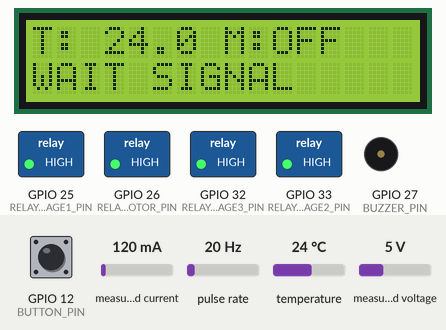
Simulated run of this sketch. Board: ESP32. On the bench: 16×2 character LCD, switched loads named in the sketch (green lamp = pin HIGH), buzzer (waves = sounding, pin HIGH). Wiring (inferred from the names in the program): pulse sensor: data GPIO 4. Inputs (shaded band) come from the test bench; at power-on: GPIO 12 (BUTTON_PIN) HIGH, measured current 120 mA, pulse rate 20 Hz, measured voltage 5 V, temperature 24 °C. WiFi joins after 1.5 s; servers stay silent unless stated; uploads are accepted with an empty reply; random numbers use the default seed unless the sketch sets one; the modem accepts every AT command (registered, SIM ready, sends succeed) and sends nothing else; what the sketch prints to the serial monitor is not drawn.

Above: at 7.9 s.
8.0 s: GPIO 12 (BUTTON_PIN) pulled LOW for 0.15 s
At 10.5 s:
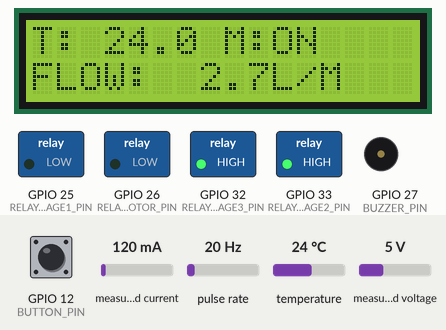
10.8 s: measured current set to 40 mA
At 12.1 s:
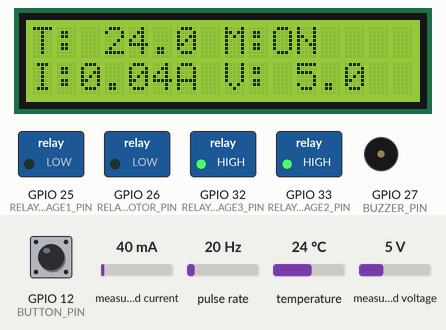
12.8 s: GPIO 12 (BUTTON_PIN) pulled LOW for 1 s
At 13.2 s:
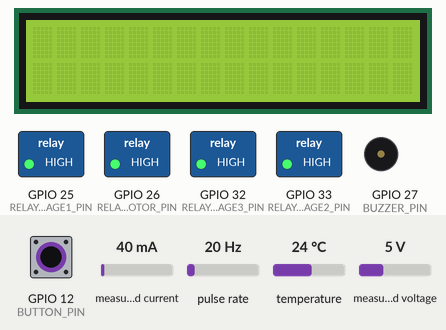
15.3 s: pulse rate (sensor on GPIO 4) set to 4 Hz
At 17.9 s:
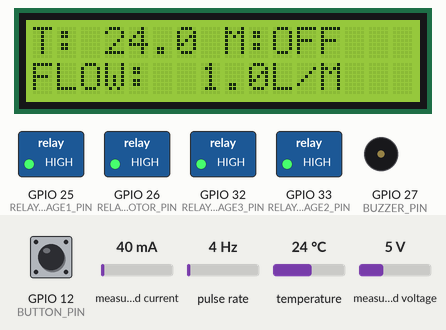
20.8 s: measured voltage set to 0.3 V
At 22.2 s:
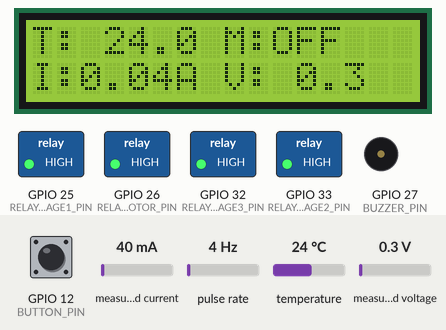
22.8 s: temperature set to 12 °C
At 23.7 s:
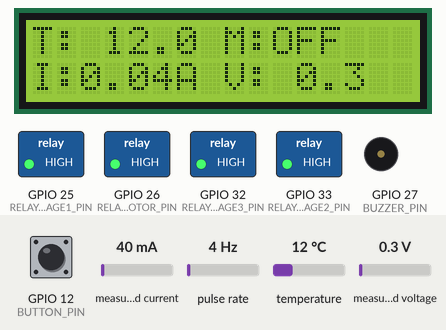
Timing chart, 0 to 25.8 s (numbered marks = the images above; inputs shaded):
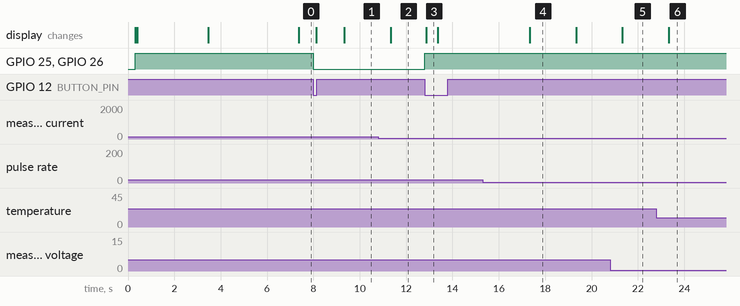

The sketch:

ESP32CODE.ino
```cpp
#include <WiFi.h>
#include <HTTPClient.h>
#include <Wire.h>
#include <LiquidCrystal_I2C.h>
#include <OneWire.h>
#include <DallasTemperature.h>
#include <Adafruit_INA219.h>
#include <ctype.h>
#include <string.h>

// -------------------- USER CONFIG --------------------
const char* WIFI_SSID = "bm";
const char* WIFI_PASSWORD = "12345678";
const char* SERVER_BASE = "http://10.250.233.174:5000";

#define FLOW_SENSOR_PIN 4
#define BUTTON_PIN 12
#define DS18B20_PIN 5

// GSM wiring (ESP32 <-> GSM module):
// ESP32 TX (GSM_TX_PIN) -> GSM RX
// ESP32 RX (GSM_RX_PIN) -> GSM TX
// GND must be common between ESP32 and GSM module
#define GSM_RX_PIN 16
#define GSM_TX_PIN 17
const uint32_t GSM_BAUD = 9600;

// Relay channels: motor, normal stage, low-water alert, dry-run alert
#define RELAY_MOTOR_PIN 26
#define RELAY_STAGE1_PIN 25
#define RELAY_STAGE2_PIN 33
#define RELAY_STAGE3_PIN 32

#define BUZZER_PIN 27

// Most 4-channel relay boards are active LOW. Set true only if your board is active HIGH.
const bool RELAY_ACTIVE_HIGH = false;
const bool BUZZER_ACTIVE_HIGH = true;
const float PULSES_PER_LITER = 450.0f;
const unsigned long SEND_INTERVAL_MS = 2000;
const unsigned long DISPLAY_REFRESH_MS = 350;
const unsigned long BUTTON_DEBOUNCE_MS = 250;
const unsigned long MOTOR_START_GRACE_MS = 30000;
const char* DRY_STAGE_URL = "http://10.250.233.181:8081/bm";

const float LOW_FLOW_ALERT_MAX_LPM = 5.0f;
const float DRY_FLOW_THRESHOLD_LPM = 1.0f;

const uint8_t LCD_I2C_ADDR = 0x27;
const uint8_t LCD_COLS = 16;
const uint8_t LCD_ROWS = 4;
const uint32_t I2C_CLOCK_HZ = 50000;         // 50 kHz for better noise tolerance on long/noisy wiring
const uint32_t I2C_TIMEOUT_MS = 120;
const unsigned long LCD_RECOVER_INTERVAL_MS = 1000;
const uint16_t HTTP_CONNECT_TIMEOUT_MS = 900;
const uint16_t HTTP_RW_TIMEOUT_MS = 1100;
const uint8_t DS18B20_RESOLUTION_BITS = 11;
const unsigned long TEMP_SENSOR_RECOVER_INTERVAL_MS = 5000;
// -----------------------------------------------------

volatile uint32_t pulseCount = 0;
uint32_t lastPulseSnapshot = 0;

float totalLiters = 0.0f;
float flowRate = 0.0f;
float waterTemperatureC = 0.0f;
float motorCurrentA = 0.0f;
float motorVoltageV = 0.0f;

unsigned long lastSendMs = 0;
unsigned long lastDisplayMs = 0;
unsigned long lastButtonMs = 0;
unsigned long motorStartMs = 0;
unsigned long lastWiFiRetryMs = 0;

bool motorEnabled = false;
bool lastButtonReading = HIGH;
bool lastMotorRequested = false;
bool buttonMotorRequest = false;
bool serverMotorRequest = false;
bool dryRunTrip = false;
bool dryStageNotified = false;
int dryStageResponse = 0;
bool lcdOnline = false;
bool lastMotorRelayOn = false;
unsigned long lastLcdRecoverMs = 0;
unsigned long lastTempRecoverMs = 0;
uint8_t tempReadFailCount = 0;
bool ds18b20Detected = false;

char stageLabel[24] = "SYSTEM READY";

LiquidCrystal_I2C lcd(LCD_I2C_ADDR, LCD_COLS, LCD_ROWS);
HardwareSerial GSMSerial(1);
OneWire oneWire(DS18B20_PIN);
DallasTemperature ds18b20(&oneWire);
Adafruit_INA219 ina219;
bool ina219Ready = false;

char lastLcdRow0[17] = "";
char lastLcdRow1[17] = "";
char lastLcdRow2[17] = "";
char lastLcdRow3[17] = "";

void setStageLabel(const char* text) {
  strncpy(stageLabel, text, sizeof(stageLabel) - 1);
  stageLabel[sizeof(stageLabel) - 1] = '\0';
}

void invalidateLcdCache() {
  lastLcdRow0[0] = '\0';
  lastLcdRow1[0] = '\0';
  lastLcdRow2[0] = '\0';
  lastLcdRow3[0] = '\0';
}

bool isI2CDevicePresent(uint8_t addr) {
  Wire.beginTransmission(addr);
  return Wire.endTransmission(true) == 0;
}

bool recoverLcd(bool showBootText = false) {
  lastLcdRecoverMs = millis();

  // Re-initialize I2C bus before LCD re-init in case motor noise disturbed the bus state.
  Wire.begin();
  Wire.setClock(I2C_CLOCK_HZ);
  Wire.setTimeOut(I2C_TIMEOUT_MS);

  if (!isI2CDevicePresent(LCD_I2C_ADDR)) {
    lcdOnline = false;
    return false;
  }

  lcd.init();
  lcd.backlight();
  lcd.clear();
  invalidateLcdCache();
  lcdOnline = true;

  if (showBootText) {
    lcd.setCursor(0, 0);
    lcd.print("AquaMind");
    lcd.setCursor(0, 1);
    lcd.print(" System Ready");
    delay(3000);
  }

  return true;
}

void serviceLcdHealth() {
  if (lcdOnline && isI2CDevicePresent(LCD_I2C_ADDR)) {
    return;
  }

  unsigned long now = millis();
  if (now - lastLcdRecoverMs >= LCD_RECOVER_INTERVAL_MS) {
    recoverLcd(false);
  }
}

void serviceDisplayTask();

bool checkGSMModule(uint32_t timeoutMs = 1500) {
  while (GSMSerial.available()) GSMSerial.read();
  GSMSerial.print("AT\r\n");

  char resp[64] = {0};
  size_t idx = 0;
  unsigned long start = millis();
  while (millis() - start < timeoutMs) {
    while (GSMSerial.available()) {
      char ch = (char)GSMSerial.read();
      if (idx < sizeof(resp) - 1) {
        resp[idx++] = ch;
        resp[idx] = '\0';
      }
      if (strstr(resp, "OK") != nullptr) {
        return true;
      }
    }
    delay(10);
  }
  return false;
}

bool getJsonStringField(const char* json, const char* key, char* out, size_t outSize) {
  if (!json || !key || !out || outSize == 0) return false;
  out[0] = '\0';

  char pattern[32];
  snprintf(pattern, sizeof(pattern), "\"%s\"", key);

  const char* keyPos = strstr(json, pattern);
  if (!keyPos) return false;

  const char* colon = strchr(keyPos + strlen(pattern), ':');
  if (!colon) return false;

  const char* p = colon + 1;
  while (*p == ' ' || *p == '\t' || *p == '\r' || *p == '\n') {
    p++;
  }

  if (*p == '"') {
    p++;
    const char* endQuote = strchr(p, '"');
    if (!endQuote) return false;
    size_t len = (size_t)(endQuote - p);
    if (len >= outSize) len = outSize - 1;
    memcpy(out, p, len);
    out[len] = '\0';
    return true;
  }

  const char* end = p;
  while (*end && *end != ',' && *end != '}' && *end != '\r' && *end != '\n') {
    end++;
  }

  while (end > p && (*(end - 1) == ' ' || *(end - 1) == '\t')) {
    end--;
  }

  size_t len = (size_t)(end - p);
  if (len >= outSize) len = outSize - 1;
  memcpy(out, p, len);
  out[len] = '\0';
  return len > 0;
}

// -------------------- INTERRUPT (NOISE FILTERED) --------------------
void IRAM_ATTR onFlowPulse() {
  static uint32_t lastMicros = 0;
  uint32_t now = micros();

  if (now - lastMicros > 2000) {  // ignore noise
    pulseCount++;
    lastMicros = now;
  }
}

void setRelayPin(uint8_t pin, bool on) {
  if (RELAY_ACTIVE_HIGH)
    digitalWrite(pin, on ? HIGH : LOW);
  else
    digitalWrite(pin, on ? LOW : HIGH);
}

void setBuzzer(bool on) {
  if (BUZZER_ACTIVE_HIGH)
    digitalWrite(BUZZER_PIN, on ? HIGH : LOW);
  else
    digitalWrite(BUZZER_PIN, on ? LOW : HIGH);
}

void printLcdRowIfChanged(uint8_t row, const char* text, char* cache) {
  if (!lcdOnline) {
    return;
  }

  if (strcmp(cache, text) == 0) {
    return;
  }

  lcd.setCursor(0, row);
  lcd.print(text);

  int len = strlen(text);
  for (int i = len; i < LCD_COLS; i++) {
    lcd.print(' ');
  }

  strncpy(cache, text, LCD_COLS);
  cache[LCD_COLS] = '\0';
}

bool isTemperatureValid(float tempC) {
  if (isnan(tempC)) {
    return false;
  }
  if (tempC == DEVICE_DISCONNECTED_C) {
    return false;
  }
  // 85.0C is a known DS18B20 power-up/default value before a proper conversion.
  if (fabsf(tempC - 85.0f) < 0.01f) {
    return false;
  }
  if (tempC < -55.0f || tempC > 125.0f) {
    return false;
  }
  return true;
}

void initTemperatureSensor(bool verboseLog = true) {
  ds18b20.begin();
  ds18b20Detected = (ds18b20.getDeviceCount() > 0);
  ds18b20.setWaitForConversion(true);
  ds18b20.setCheckForConversion(true);
  ds18b20.setResolution(DS18B20_RESOLUTION_BITS);

  if (!verboseLog) {
    return;
  }

  if (ds18b20Detected) {
    Serial.printf("DS18B20 detected (%u sensor)\n", ds18b20.getDeviceCount());
  } else {
    Serial.println("DS18B20 not detected");
  }
}

float readTemperatureC() {
  if (!ds18b20Detected) {
    return NAN;
  }

  float tempC = NAN;
  for (uint8_t attempt = 0; attempt < 2; attempt++) {
    ds18b20.requestTemperatures();
    tempC = ds18b20.getTempCByIndex(0);
    if (isTemperatureValid(tempC)) {
      return tempC;
    }
    delay(15);
  }

  return tempC;
}

float resolveTemperatureC() {
  float tempC = readTemperatureC();

  if (isTemperatureValid(tempC)) {
    tempReadFailCount = 0;
    return tempC;
  }

  if (tempReadFailCount < 255) {
    tempReadFailCount++;
  }

  if (tempReadFailCount == 1 || (tempReadFailCount % 5) == 0) {
    Serial.printf("Temperature read failed (%u), reporting N/A\n", tempReadFailCount);
  }

  unsigned long now = millis();
  if (now - lastTempRecoverMs >= TEMP_SENSOR_RECOVER_INTERVAL_MS) {
    lastTempRecoverMs = now;
    Serial.println("Reinitializing DS18B20 bus...");
    initTemperatureSensor(false);
  }

  return NAN;
}

float readCurrentA() {
  if (!ina219Ready) {
    return 0.0f;
  }

  float currentA = ina219.getCurrent_mA() / 1000.0f;
  if (fabsf(currentA) < 0.01f) {
    currentA = 0.0f;
  }
  return currentA;
}

float readVoltageV() {
  if (!ina219Ready) {
    return 0.0f;
  }

  float busV = ina219.getBusVoltage_V();
  float shuntV = ina219.getShuntVoltage_mV() / 1000.0f;
  float loadV = busV + shuntV;
  if (loadV < 0.0f) {
    loadV = 0.0f;
  }
  return loadV;
}

int notifyDryStage() {
  if (WiFi.status() != WL_CONNECTED) return 0;

  HTTPClient http;
  http.begin(DRY_STAGE_URL);
  http.setConnectTimeout(HTTP_CONNECT_TIMEOUT_MS);
  http.setTimeout(HTTP_RW_TIMEOUT_MS);
  int code = http.GET();
  http.end();

  return code == HTTP_CODE_OK ? 1 : 0;
}

void applyStageControl() {
  bool motorRelayOn = false;
  bool stage1On = false;
  bool stage2On = false;
  bool stage3On = false;
  bool buzzerOn = false;
  motorEnabled = false;

  bool motorRequested = buttonMotorRequest || serverMotorRequest;
  unsigned long now = millis();

  if (motorRequested && !lastMotorRequested) {
    motorStartMs = now;
  }
  lastMotorRequested = motorRequested;

  if (!motorRequested) {
    setStageLabel("WAIT SIGNAL");
    dryRunTrip = false;
    dryStageNotified = false;
    dryStageResponse = 0;
  } else if ((now - motorStartMs) < MOTOR_START_GRACE_MS) {
    // Start motor first, then evaluate flow stages after grace time.
    setStageLabel("STARTING");
    motorEnabled = true;
    motorRelayOn = true;
    stage1On = true;
  } else if (dryRunTrip) {
    setStageLabel("DRY RUN ALERT");
    buzzerOn = true;
    stage3On = true;

    if (!dryStageNotified) {
      dryStageResponse = notifyDryStage();
      dryStageNotified = true;
      Serial.printf("Dry stage notify response: %d\n", dryStageResponse);
    }
  } else if (flowRate < DRY_FLOW_THRESHOLD_LPM) {
    // Dry motor protection: buzzer ON and motor relay auto OFF.
    setStageLabel("DRY RUN ALERT");
    buzzerOn = true;
    stage3On = true;
    dryRunTrip = true;
    buttonMotorRequest = false;
    serverMotorRequest = false;

    if (!dryStageNotified) {
      dryStageResponse = notifyDryStage();
      dryStageNotified = true;
      Serial.printf("Dry stage notify response: %d\n", dryStageResponse);
    }
  } else if (flowRate < LOW_FLOW_ALERT_MAX_LPM) {
    setStageLabel("LOW WATER ALERT");
    motorEnabled = true;
    motorRelayOn = true;
    stage2On = true;
    buzzerOn = true;
  } else {
    motorEnabled = true;
    motorRelayOn = true;
    dryStageNotified = false;
    dryStageResponse = 0;

    setStageLabel("NORMAL FLOW");
    stage1On = true;
  }

  setRelayPin(RELAY_MOTOR_PIN, motorRelayOn);
  setRelayPin(RELAY_STAGE1_PIN, stage1On);
  setRelayPin(RELAY_STAGE2_PIN, stage2On);
  setRelayPin(RELAY_STAGE3_PIN, stage3On);
  setBuzzer(buzzerOn);

  // Motor relay transitions are a high-noise moment; mark LCD as suspect and retry health soon.
  if (motorRelayOn != lastMotorRelayOn) {
    lastMotorRelayOn = motorRelayOn;
    lcdOnline = false;
    lastLcdRecoverMs = 0;
  }
}

void updateDisplay() {
  char line1[17];
  char line2[17];
  char line3[17];
  char line4[17];
  char tempText[8];
  char stageUpper[17];

  serviceLcdHealth();
  if (!lcdOnline) {
    return;
  }

  if (isnan(waterTemperatureC)) {
    strcpy(tempText, "--.-");
  } else {
    snprintf(tempText, sizeof(tempText), "%.1f", waterTemperatureC);
  }

  strncpy(stageUpper, stageLabel, sizeof(stageUpper) - 1);
  stageUpper[sizeof(stageUpper) - 1] = '\0';
  size_t stageLen = strlen(stageUpper);
  for (size_t i = 0; i < stageLen; i++) {
    stageUpper[i] = (char)toupper((unsigned char)stageUpper[i]);
  }

  snprintf(line1, sizeof(line1), "T:%5s M:%s", tempText, motorEnabled ? "ON" : "OFF");
  snprintf(line2, sizeof(line2), "FLOW:%5.1fL/M", flowRate);
  snprintf(line3, sizeof(line3), "I:%4.2fA V:%4.1f", motorCurrentA, motorVoltageV);
  snprintf(line4, sizeof(line4), "%-16.16s", stageUpper);

  // Avoid full-screen clear to reduce visible flicker/noise during motor operation.
  printLcdRowIfChanged(0, line1, lastLcdRow0);
  printLcdRowIfChanged(1, line2, lastLcdRow1);
  printLcdRowIfChanged(2, line3, lastLcdRow2);
  printLcdRowIfChanged(3, line4, lastLcdRow3);
}

void handleButton() {
  bool reading = digitalRead(BUTTON_PIN);
  if (reading == LOW && lastButtonReading == HIGH && (millis() - lastButtonMs) > BUTTON_DEBOUNCE_MS) {
    buttonMotorRequest = !buttonMotorRequest;
    // Give local button priority over any previous server manual command.
    serverMotorRequest = false;
    if (buttonMotorRequest) {
      dryRunTrip = false;
    }
    lastButtonMs = millis();
    Serial.printf("Button pressed -> ButtonRequest %s | ServerRequest %s\n",
                  buttonMotorRequest ? "ON" : "OFF",
                  serverMotorRequest ? "ON" : "OFF");
    // Apply motor/relay change immediately, no need to wait for next send cycle.
    applyStageControl();
  }
  lastButtonReading = reading;
}

bool parseRelayCommand(const char* json, bool& relayOn) {
  char relay[12];
  if (!getJsonStringField(json, "relay", relay, sizeof(relay))) {
    return false;
  }
  for (size_t i = 0; relay[i] != '\0'; i++) {
    relay[i] = (char)toupper((unsigned char)relay[i]);
  }

  if (strcmp(relay, "ON") == 0) {
    relayOn = true;
    return true;
  }
  if (strcmp(relay, "OFF") == 0) {
    relayOn = false;
    return true;
  }
  return false;
}

void serviceDisplayTask() {
  if (millis() - lastDisplayMs >= DISPLAY_REFRESH_MS) {
    lastDisplayMs = millis();
    updateDisplay();
  } else {
    serviceLcdHealth();
  }
}

// -------------------- WIFI --------------------
void connectWiFi() {
  if (WiFi.status() == WL_CONNECTED) return;

  WiFi.mode(WIFI_STA);
  WiFi.begin(WIFI_SSID, WIFI_PASSWORD);

  Serial.print("Connecting WiFi");
  unsigned long t0 = millis();
  unsigned long lastDot = t0;

  while (WiFi.status() != WL_CONNECTED && millis() - t0 < 20000) {
    serviceDisplayTask();
    if (millis() - lastDot >= 500) {
      Serial.print(".");
      lastDot = millis();
    }
    delay(10);
  }

  Serial.println();

  if (WiFi.status() == WL_CONNECTED) {
    Serial.print("Connected! IP: ");
    Serial.println(WiFi.localIP());
  } else {
    Serial.println("WiFi Failed!");
  }
}

// -------------------- SEND DATA --------------------
void sendData() {
  if (WiFi.status() != WL_CONNECTED) return;

  // Pulse calculation
  uint32_t snapshot;
  noInterrupts();
  snapshot = pulseCount;
  interrupts();

  uint32_t deltaPulses = snapshot - lastPulseSnapshot;
  lastPulseSnapshot = snapshot;

  float deltaLiters = deltaPulses / PULSES_PER_LITER;

  // Ignore noise
  if (deltaLiters < 0.001f) deltaLiters = 0.0f;

  totalLiters += deltaLiters;

  // Flow rate (L/min)
  flowRate = (deltaLiters * 60.0f) / (SEND_INTERVAL_MS / 1000.0f);

  // Sample additional analog sensors each telemetry cycle.
  waterTemperatureC = resolveTemperatureC();
  motorCurrentA = readCurrentA();
  motorVoltageV = readVoltageV();

  applyStageControl();

  if (isnan(waterTemperatureC)) {
    Serial.printf("Flow: %.2f L/min | Total: %.3f L | Temp: N/A | Current: %.2f A | Voltage: %.2f V | Stage: %s\n", flowRate, totalLiters, motorCurrentA, motorVoltageV, stageLabel);
  } else {
    Serial.printf("Flow: %.2f L/min | Total: %.3f L | Temp: %.2f C | Current: %.2f A | Voltage: %.2f V | Stage: %s\n", flowRate, totalLiters, waterTemperatureC, motorCurrentA, motorVoltageV, stageLabel);
  }

  // HTTP POST
  HTTPClient http;
  char url[96];
  snprintf(url, sizeof(url), "%s/update", SERVER_BASE);

  http.begin(url);
  http.setConnectTimeout(HTTP_CONNECT_TIMEOUT_MS);
  http.setTimeout(HTTP_RW_TIMEOUT_MS);
  http.addHeader("Content-Type", "application/json");

  char body[272];
  if (isnan(waterTemperatureC)) {
    snprintf(body, sizeof(body),
             "{\"liters\":%.3f,\"flow_rate\":%.3f,\"temperature\":null,\"current\":%.3f,\"voltage\":%.3f,\"stage\":\"%s\"}",
             totalLiters, flowRate, motorCurrentA, motorVoltageV, stageLabel);
  } else {
    snprintf(body, sizeof(body),
             "{\"liters\":%.3f,\"flow_rate\":%.3f,\"temperature\":%.2f,\"current\":%.3f,\"voltage\":%.3f,\"stage\":\"%s\"}",
             totalLiters, flowRate, waterTemperatureC, motorCurrentA, motorVoltageV, stageLabel);
  }

  serviceDisplayTask();
  int code = http.POST((uint8_t*)body, strlen(body));
  serviceDisplayTask();

  if (code > 0) {
    char resp[256] = {0};
    WiFiClient* stream = http.getStreamPtr();
    size_t offset = 0;
    unsigned long readStart = millis();

    while (millis() - readStart < HTTP_RW_TIMEOUT_MS && offset < sizeof(resp) - 1) {
      int avail = stream->available();
      if (avail > 0) {
        size_t toRead = (size_t)avail;
        size_t room = (sizeof(resp) - 1) - offset;
        if (toRead > room) toRead = room;
        size_t n = stream->readBytes(resp + offset, toRead);
        offset += n;
        readStart = millis();
      } else if (!stream->connected()) {
        break;
      }
      serviceDisplayTask();
      delay(1);
    }
    resp[offset] = '\0';

    char mode[16] = {0};
    getJsonStringField(resp, "mode", mode, sizeof(mode));
    for (size_t i = 0; mode[i] != '\0'; i++) {
      mode[i] = (char)toupper((unsigned char)mode[i]);
    }

    bool relayCmd;
    Serial.printf("Server: %s\n", resp[0] ? resp : "(empty)");
    Serial.printf("Backend mode: %s\n", mode[0] ? mode : "-");

    if (parseRelayCommand(resp, relayCmd)) {
      // Only allow server to START motor in explicit MANUAL mode.
      if (strcmp(mode, "MANUAL") == 0) {
         serverMotorRequest = relayCmd;
        if (serverMotorRequest) {
          dryRunTrip = false;
        }
        Serial.printf("Server MANUAL request -> %s\n", serverMotorRequest ? "ON" : "OFF");
        applyStageControl();
      } else {
        // In AUTO/unknown mode, never force ON from server response.
        if (!relayCmd) {
          serverMotorRequest = false;
          applyStageControl();
        }
        Serial.println("Server relay ignored (not MANUAL start)");
      }
    }

  } else {
    Serial.println("Server Error!");
  }

  http.end();
}

// -------------------- SETUP --------------------
void setup() {
  Serial.begin(115200);
  randomSeed((uint32_t)esp_random());

  GSMSerial.begin(GSM_BAUD, SERIAL_8N1, GSM_RX_PIN, GSM_TX_PIN);
  delay(300);
  if (checkGSMModule()) {
    Serial.println("OK)");
  } else {
    Serial.println("GSM _OK)");
  }

  pinMode(FLOW_SENSOR_PIN, INPUT_PULLUP);
  pinMode(BUTTON_PIN, INPUT_PULLUP);

  Wire.begin();
  Wire.setClock(I2C_CLOCK_HZ);
  Wire.setTimeOut(I2C_TIMEOUT_MS);

  initTemperatureSensor(true);
  ina219Ready = ina219.begin();
  Wire.setClock(I2C_CLOCK_HZ);
  Wire.setTimeOut(I2C_TIMEOUT_MS);
  if (!ina219Ready) {
    Serial.println("INA219 not found");
  } else {
    Serial.println("INA219 initialized");
  }

  pinMode(RELAY_MOTOR_PIN, OUTPUT);
  pinMode(RELAY_STAGE1_PIN, OUTPUT);
  pinMode(RELAY_STAGE2_PIN, OUTPUT);
  pinMode(RELAY_STAGE3_PIN, OUTPUT);
  pinMode(BUZZER_PIN, OUTPUT);

  setRelayPin(RELAY_MOTOR_PIN, false);
  setRelayPin(RELAY_STAGE1_PIN, false);
  setRelayPin(RELAY_STAGE2_PIN, false);
  setRelayPin(RELAY_STAGE3_PIN, false);
  setBuzzer(false);

  if (!recoverLcd(true)) {
    Serial.println("LCD not detected at boot, auto-recovery enabled");
  }

  attachInterrupt(digitalPinToInterrupt(FLOW_SENSOR_PIN), onFlowPulse, FALLING);

  connectWiFi();

  lastSendMs = millis();
}

// -------------------- LOOP --------------------
void loop() {
  handleButton();
  serviceDisplayTask();

  if (WiFi.status() != WL_CONNECTED) {
    // Keep trying WiFi without blocking LCD updates.
    if (millis() - lastWiFiRetryMs >= 5000) {
      lastWiFiRetryMs = millis();
      connectWiFi();
    }

    // Keep local state fresh even when offline.
    if (millis() - lastSendMs >= SEND_INTERVAL_MS) {
      lastSendMs = millis();
      waterTemperatureC = resolveTemperatureC();
      motorCurrentA = readCurrentA();
      motorVoltageV = readVoltageV();
      applyStageControl();
    }

    return;
  }

  if (millis() - lastSendMs >= SEND_INTERVAL_MS) {
    lastSendMs = millis();
    sendData();
  }
}
```

Measured:
- after the input at 8.0 s, GPIO 25 (RELAY_STAGE1_PIN), GPIO 26 (RELAY_MOTOR_PIN): HIGH → LOW at once
- after the input at 10.8 s, the display: changes after 0.53 s (image 2)
- after the input at 12.8 s, GPIO 25 (RELAY_STAGE1_PIN), GPIO 26 (RELAY_MOTOR_PIN): LOW → HIGH at once; the display: changes after 0.06 s (image 3)
- after the input at 15.3 s, the display: changes after 2.0 s (image 4)
- after the input at 20.8 s, the display: changes after 0.53 s (image 5)
- after the input at 22.8 s, the display: changes after 0.53 s (image 6)
- what the display in image 3 shows lasts 0.5 s, from 12.9 s to 13.4 s
